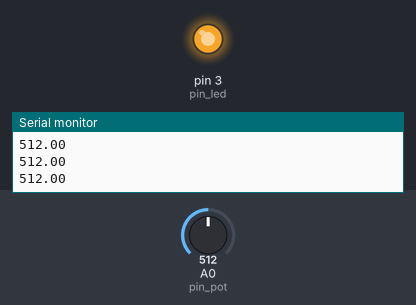
Simulated run of this sketch. Board: Arduino Uno, built with avr-gcc and run on an emulated ATmega328P. Parts: output pins drawn as LEDs (lit = HIGH), the last lines printed to the serial monitor. Inputs (shaded band) come from the test bench; at power-on: A0 (pin_pot) = 512.

Above: at 1.2 s.
1.3 s: A0 (pin_pot) set to 0
2.8 s: A0 (pin_pot) set to 122
At 3.84 s:
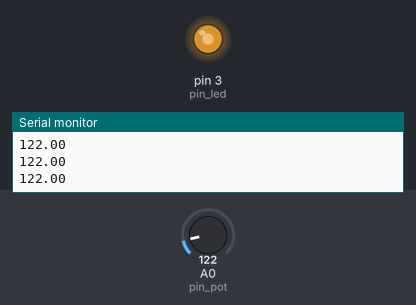
At 4.47 s:
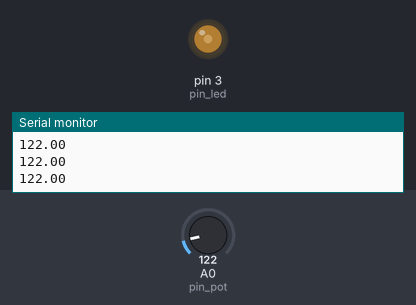
Timing chart, 0 to 11.8 s (numbered marks = the images above; inputs shaded):
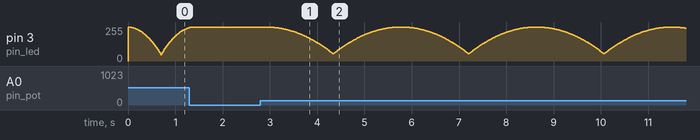

The sketch:

potentiometer_delay.ino
```cpp
const int pin_pot = 0;
const int pin_led = 3;

int brightness = 0;
int max_brightness = 200;
int step = 0;
int step_dir = 1;
double fade_speed;

void setup() {
    Serial.begin(9600);
    pinMode(pin_led, OUTPUT);

}

void loop() {
    // exit(0);

    double pot_val = analogRead(pin_pot);
    fade_speed = pot_val / 5000;
    // fade_speed = 0.2;
    Serial.println(pot_val);

    int steps = ceil(sqrt(max_brightness / fade_speed));
    // Serial.print("Steps: ");
    // Serial.println(steps);
    // Serial.print("speed: ");
    // Serial.println(fade_speed);
    fade(fade_speed, steps);
    // delay(200);


}

void fade(double speed, int steps) {
    step += step_dir;

    brightness = led_step(step);
    analogWrite(pin_led, brightness);

    step_dir = change_fade_dir(&step, steps);

    // Serial.println(255 - brightness);
    // Serial.println(step);

    delay(15);
}

int led_step(int step) {
    int value = 255 - round(fade_speed * pow(step, 2));
    if (value < 0) {
        value = 0;
    }
    return value;
}

int change_fade_dir(int *step, int steps) {

    if (*step <= 0) {
        step_dir = -step_dir;
        *step = 0;
        // delay(1000);
        // Serial.println();
    }
    else if (*step >= steps) {
        // Serial.println(steps);
        step_dir = -step_dir;
    }
    return step_dir;
}
```
